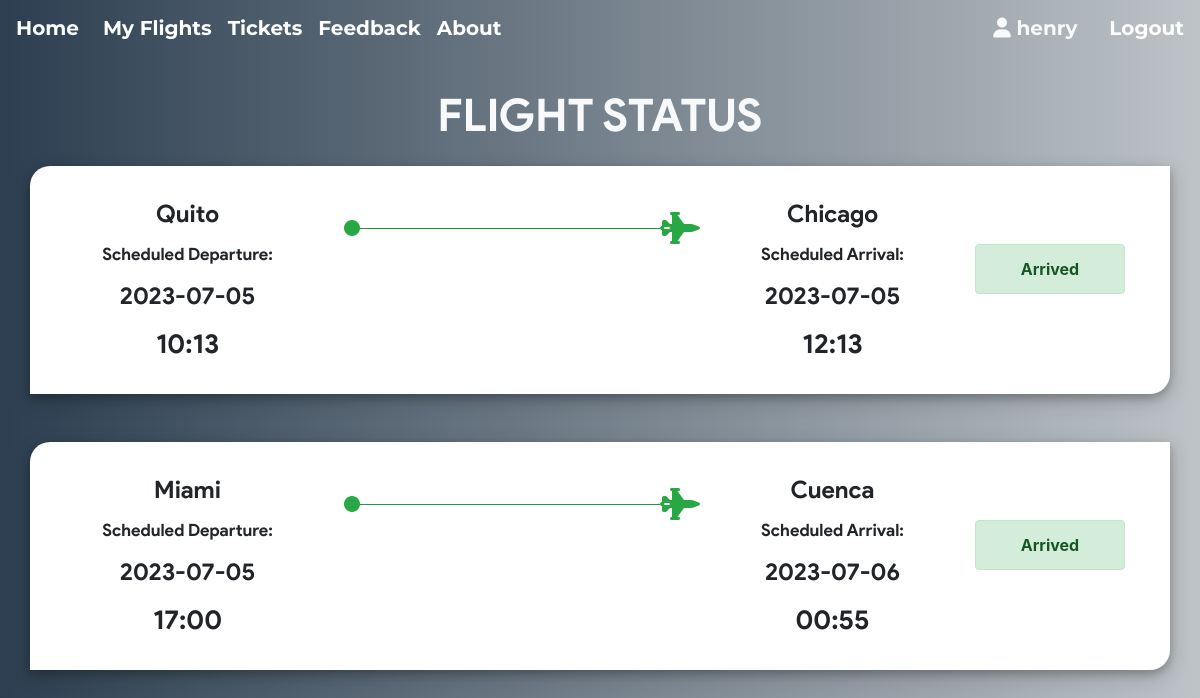
/my_flights.php (signed in), run on the app's committed database.
### tables this page shows
CREATE TABLE `ticket` (
  `ticket_id` int(11) NOT NULL,
  `passenger_id` int(11) NOT NULL,
  `flight_id` int(11) NOT NULL,
  `user_id` int(11) NOT NULL,
  `seat_no` varchar(10) NOT NULL,
  `cost` int(11) NOT NULL,
  `class` varchar(3) NOT NULL
);

CREATE TABLE `flight` (
  `flight_id` int(11) NOT NULL,
  `admin_id` int(11) NOT NULL,
  `arrivale` datetime NOT NULL,
  `departure` datetime NOT NULL,
  `Destination` varchar(20) NOT NULL,
  `source` varchar(20) NOT NULL,
  `airline` varchar(20) NOT NULL,
  `Seats` varchar(110) NOT NULL,
  `duration` varchar(20) NOT NULL,
  `Price` int(11) NOT NULL,
  `status` varchar(6) DEFAULT NULL,
  `issue` varchar(50) DEFAULT NULL,
  `last_seat` varchar(5) DEFAULT '',
  `bus_seats` int(11) DEFAULT '20',
  `last_bus_seat` varchar(5) DEFAULT ''
);

### helpers/helper.php (called while the page is built)
<?php
function subview($file){
	$file = __DIR__.'/../sub-views/'.$file;
	include $file;
}

### my_flights.php (the view, shortened to what this page needs)
<?php include_once 'helpers/helper.php'; ?>
<?php subview('header.php'); ?>
<?php if(isset($_SESSION['userId'])) {
    require 'helpers/init_conn_db.php';
?>
<main>
    <div class="container">
    <h1 class="text-center text-light mt-4 mb-4">FLIGHT STATUS</h1>
    <?php
    $sql_t = 'SELECT * FROM Ticket WHERE user_id=?';
    $stmt_t = mysqli_stmt_init($conn);
    if(!mysqli_stmt_prepare($stmt_t,$sql_t)) {
        header('Location: ticket.php?error=sqlerror');
        exit();
    } else {
        mysqli_stmt_bind_param($stmt_t,'i',$_SESSION['userId']);
        mysqli_stmt_execute($stmt_t);
        $result_t = mysqli_stmt_get_result($stmt_t);
        while($row_t = mysqli_fetch_assoc($result_t)) {
            $sql = 'SELECT * FROM Passenger_profile WHERE passenger_id=?';
            $stmt = mysqli_stmt_init($conn);
            if(!mysqli_stmt_prepare($stmt,$sql)) {
                header('Location: my_flights.php?error=sqlerror');
                exit();
            } else {
                mysqli_stmt_bind_param($stmt,'i',$row_t['passenger_id']);
                mysqli_stmt_execute($stmt);
                $result = mysqli_stmt_get_result($stmt);
                if ($row = mysqli_fetch_assoc($result)) {
                    $sql_f = 'SELECT * FROM Flight WHERE flight_id=? ';
                    $stmt_f = mysqli_stmt_init($conn);
                    if(!mysqli_stmt_prepare($stmt_f,$sql_f)) {
                        header('Location: my_flights.php?error=sqlerror');
                        exit();
                    } else {
                        mysqli_stmt_bind_param($stmt_f,'i',$row_t['flight_id']);
                        mysqli_stmt_execute($stmt_f);
                        $result_f = mysqli_stmt_get_result($stmt_f);
                        if($row_f = mysqli_fetch_assoc($result_f)) {
                            $date_time_dep = $row_f['departure'];
                            $date_dep = substr($date_time_dep,0,10);
                            $time_dep = substr($date_time_dep,10,6) ;
                            $date_time_arr = $row_f['arrivale'];
                            $date_arr = substr($date_time_arr,0,10);
                            $time_arr = substr($date_time_arr,10,6) ;
                            if($row_f['status'] === '') {
                                $status = "Not yet Departed";
                                $alert = 'alert-primary';
                            } else if($row_f['status'] === 'dep') {
                                $status = "Departed";
                                $alert = 'alert-info';
                            } else if($row_f['status'] === 'issue') {
                                $status = "Delayed";
                                $alert = 'alert-danger';
                            } else if($row_f['status'] === 'arr') {
                                $status = "Arrived";
                                $alert = 'alert-success';
                            }
                            echo '
                            <div class="row out mb-5 ">
                                <div class="col-md-4 order-lg-3 order-md-1"> ';
                                if($row_f['status'] === 'arr') {
                                    echo '
                                    <div class="row">
                                        <div class="col-1 p-0 m-0">
                                            <i class="fa fa-circle mt-4 text-success"
                                                style="float: right;"></i>
                                        </div>
                                        <div class="col-10 p-0 m-0 mt-3" style="float: right;">
                                            <hr class="bg-success">
                                        </div>
                                        <div class="col-1 p-0 m-0">
                                            <i class="fa fa-2x fa-fighter-jet mt-3 text-success"
                                                ></i>
                                        </div>
                                    </div>
                                    ';
                                }
                                    echo '
                                </div>
                                <div class="col-md-3 col-6 order-md-2 pl-0 text-center
                                    order-lg-2 card-dep">
                                    <p class="city">'.$row_f['source'].'</p>
                                    <p class="stat">Scheduled Departure:</p>
                                    <p class="date">'.$date_dep.'</p>
                                    <p class="time">'.$time_dep.'</p>
                                </div>
                                <div class="col-md-3 col-6 order-md-4 pr-0 text-center
                                    order-lg-4 card-arr"
                                    style="float: right;">
                                    <p class="city">'.$row_f['Destination'].'</p>
                                    <p class="stat">Scheduled Arrival:</p>
                                    <p class="date">'.$date_arr.'</p>
                                    <p class="time">'.$time_arr.'</p>
                                </div>
                                <div class="col-lg-2 order-md-12">
                                    <div class="alert '.$alert.' mt-5 text-center"
                                        role="alert">
                                        '.$status.'
                                    </div>
                                </div>
                            </div> ';
                        }
                    }
                }
            }
        }
    }
    ?>
</div>
</main>
<?php } ?>
<?php subview('footer.php'); ?>

### sub-views/header.php (shortened to what this page needs)
<!doctype html>
<html lang="en">
    <head>
        <link rel="stylesheet" href="https://stackpath.bootstrapcdn.com/font-awesome/4.7.0/css/font-awesome.min.css">
        <link rel="stylesheet" href="https://stackpath.bootstrapcdn.com/bootstrap/4.5.2/css/bootstrap.min.css">
    </head>
    <body>
        <nav class="navbar navbar-expand-lg navbar-dark bg-transparent ">
        <a class="navbar-brand" href="index.php"><h5>Home</h5>
        </a>
        <div class="collapse navbar-collapse" id="navbarSupportedContent">
            <ul class="navbar-nav mr-auto">
            <?php if(isset($_SESSION['userId'])) { ?>
                <li class="nav-item">
                    <a class="nav-link" href="my_flights.php">
                        <h5> My Flights</h5>
                    </a>
                </li>
                <li class="nav-item">
                    <a class="nav-link" href="ticket.php">
                        <h5> Tickets</h5>
                    </a>
                </li>
            <?php } ?>
                <li class="nav-item">
                    <a class="nav-link" href="feedback.php">
                        <h5> Feedback</h5>
                    </a>
                </li>
                <li class="nav-item">
                    <a class="nav-link" href="#">
                        <h5> About</h5>
                    </a>
                </li>
            </ul>
            <?php
            if(isset($_SESSION['userId'])) {
                echo '
                <ul  class="nav navbar-nav navbar-right">
                    <li class="nav-item mr-3">
                            <h5 class=" text-light">
                            <i class="ml-1 fa fa-user text-light"></i>
                            '.$_SESSION['userUid'].'
                            </h5>
                    </li>
                    <li class="nav-item ml-3">
                        <form action="includes/logout.inc.php" class="logout_form" method="POST">
                        <button class="astext"  type="submit">
                            <h5> Logout </h5>
                            </button>
                        </form>
                    </li>
                </ul>    ';
            }
            ?>
        </div>
        </nav>

### sub-views/footer.php (shortened to what this page needs)
  </body>
</html>

### sub-views/header.php (style rules this page uses)
.astext { background:none; border:none; margin:0; padding:0; cursor: pointer; }
h5 { color: white; font-weight: bold; font-size: 20px ; font-family: 'Montserrat', sans-serif; }

### my_flights.php (style rules this page uses)
body { background: #bdc3c7; background: -webkit-linear-gradient(to right, #2c3e50, #bdc3c7); background: linear-gradient(to right, #2c3e50, #bdc3c7); }
div.out { padding: 30px; box-shadow: 0 4px 8px 0 rgba(0, 0, 0, 0.2), 0 6px 20px 0 rgba(0, 0, 0, 0.19); border-top-left-radius: 20px; border-bottom-right-radius: 20px; }
.city { font-size: 24px; }
p { margin-bottom: 10px; font-family: product sans; }
.alert { font-weight: bold; }
.date { font-size: 24px; }
.time { font-size: 27px; margin-bottom: 0px; }
.stat { font-size: 17px; }
h1 { font-weight: lighter !important; font-size: 45px !important; margin-bottom: 20px; font-family :'product sans' !important; font-weight: bolder; }
.row { background-color: white; }

### data on the page
ticket: flight.source "Quito", flight.departure "2023-07-05", flight.departure "10:13", flight.Destination "Chicago", flight.arrivale "2023-07-05", flight.arrivale "12:13", flight.status "Arrived"
ticket: flight.source "Miami", flight.departure "2023-07-05", flight.departure "17:00", flight.Destination "Cuenca", flight.arrivale "2023-07-06", flight.arrivale "00:55", flight.status "Arrived"

### other printed values
$_SESSION['userUid'] "henry"
